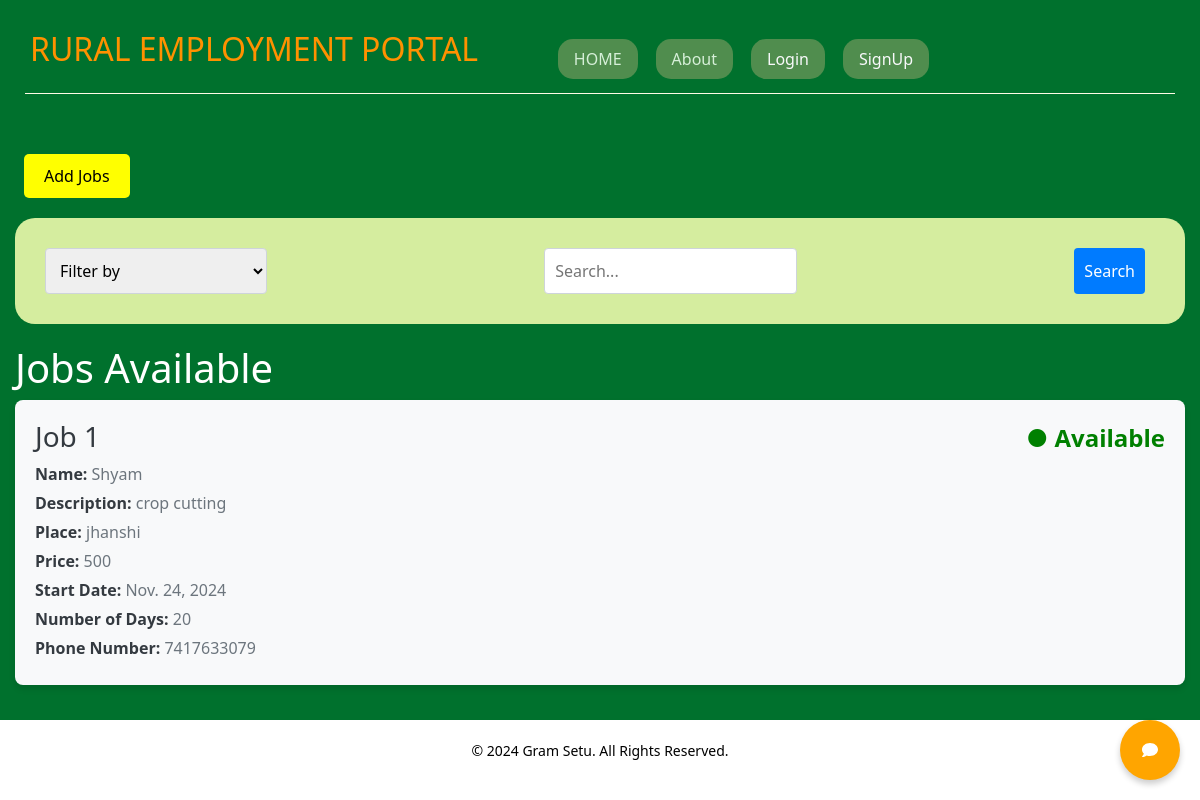
The page /job/ on the database its author committed.
### R_E/models.py (models this page shows, shortened)
class Job(models.Model):
    user = models.ForeignKey(User, on_delete=models.CASCADE, default=1)
    name = models.CharField(max_length=30, null=False)
    jobDescription = models.TextField(null=True)
    place = models.CharField(max_length=50)
    price = models.IntegerField(null=False)
    date = models.DateField(null=False, default='2024-08-20')
    days = models.IntegerField(null=False, default=0)
    timeSpan = models.TimeField(null=False)
    phoneNumber = models.BigIntegerField(null=False, default=None)
    work_done = models.BooleanField(default=False)  # New field for tracking if work is marked as done

### R_E/views.py (the view)
# urls.py: path('job/', views.job, name='job'),
def job(request):
    search_query = request.GET.get('search', '').strip()
    filter_by = request.GET.get('filter_by', '')
    myjob = Job.objects.filter(work_done=False)
    current_time = timezone.now()
    for job in myjob:
        job_end_time = job.date + timedelta(days=job.days)  # Calculate end date
        if current_time.date() > job_end_time:
            job.status = 'done'
        else:
            job.status = 'available'
    if filter_by == 'name':
        myjob = myjob.filter(name__icontains=search_query)
    elif filter_by == 'place':
        myjob = myjob.filter(place__icontains=search_query)
    template = loader.get_template('jobs.html')
    context = {
        'myjob': myjob,
        'search_query': search_query,
        'filter_by': filter_by,
    }
    return HttpResponse(template.render(context, request))

### R_E/context_processors.py (called while the page is built)
def current_year(request):
    return {
        'current_year': datetime.now().year
    }

### R_E/templates/jobs.html (shortened to what this page needs)
{% extends 'base.html' %}
{% block content %}
    <a href="/jobform" class="add-jobs-button" style="margin-top: 50px;">Add Jobs</a>
<form method="get" class="search-form">
    <select name="filter_by">
        <option value="" {% if not filter_by %}selected{% endif %}>Filter by</option>
    </select>
    <input type="text" name="search" value="{{ search_query }}" placeholder="Search..." />
    <button type="submit">Search</button>
</form>
    <h1>Jobs Available</h1>
    <ul class="job-list">
        {% for j in myjob %}
    <li>
        <h3>Job {{ forloop.counter }}</h3>
        <p><strong>Name:</strong> {{ j.name }}</p>
        <p><strong>Description:</strong> {{ j.jobDescription }}</p>
        <p><strong>Place:</strong> {{ j.place }}</p>
        <p><strong>Price:</strong> {{ j.price }}</p>
        <p><strong>Start Date:</strong> {{ j.date }}</p>
        <p><strong>Number of Days:</strong> {{ j.days }}</p>
        <p><strong>Phone Number:</strong> {{ j.phoneNumber }}</p>
        {% if j.status == 'done' %}
            <span class="job-status done">&#10004; Not Available</span>
        {% else %}
            <span class="job-status available">&#9679; Available</span>
        {% endif %}
    </li>
{% endfor %}
    </ul>
{% endblock %}

### R_E/templates/base.html (style rules this page uses)
a { margin: 9px; }

### R_E/templates/jobs.html (style rules this page uses)
.add-jobs-button { display: inline-block; margin-bottom: 20px; padding: 10px 20px; background-color: yellow; color: black; text-align: center; text-decoration: none; border-radius: 5px; transition: background-color 0.3s ease, transform 0.2s ease; }
.job-list { list-style-type: none; padding: 0; }
.job-list li { background-color: #f8f9fa; margin-bottom: 20px; padding: 20px; border-radius: 8px; box-shadow: 0 4px 6px rgba(0, 0, 0, 0.1); position: relative; }
.job-list h3 { margin-top: 0; color: #343a40; }
.job-list p { margin: 5px 0; color: #6c757d; }
.job-list p strong { color: #343a40; }
.job-status { position: absolute; top: 20px; right: 20px; font-size: 24px; font-weight: bold; }
.job-status.available { color: green; animation: blink 1s infinite; }
.search-form { display: flex; justify-content: space-between; margin-bottom: 20px; background-color:#D5ED9F; padding:30px; border-radius:20px; }
.search-form select, .search-form input[type="text"], .search-form button { padding: 10px; font-size: 16px; margin-right: 10px; border-radius: 4px; border: 1px solid #ced4da; }
.search-form button { background-color: #007bff; color: #fff; border: none; cursor: pointer; transition: background-color 0.3s; }

### rows shown on the page
Job: name "Shyam", jobDescription "crop cutting", place "jhanshi", price "500", date "Nov. 24, 2024", days "20", phoneNumber "7417633079", shows "● Available"
